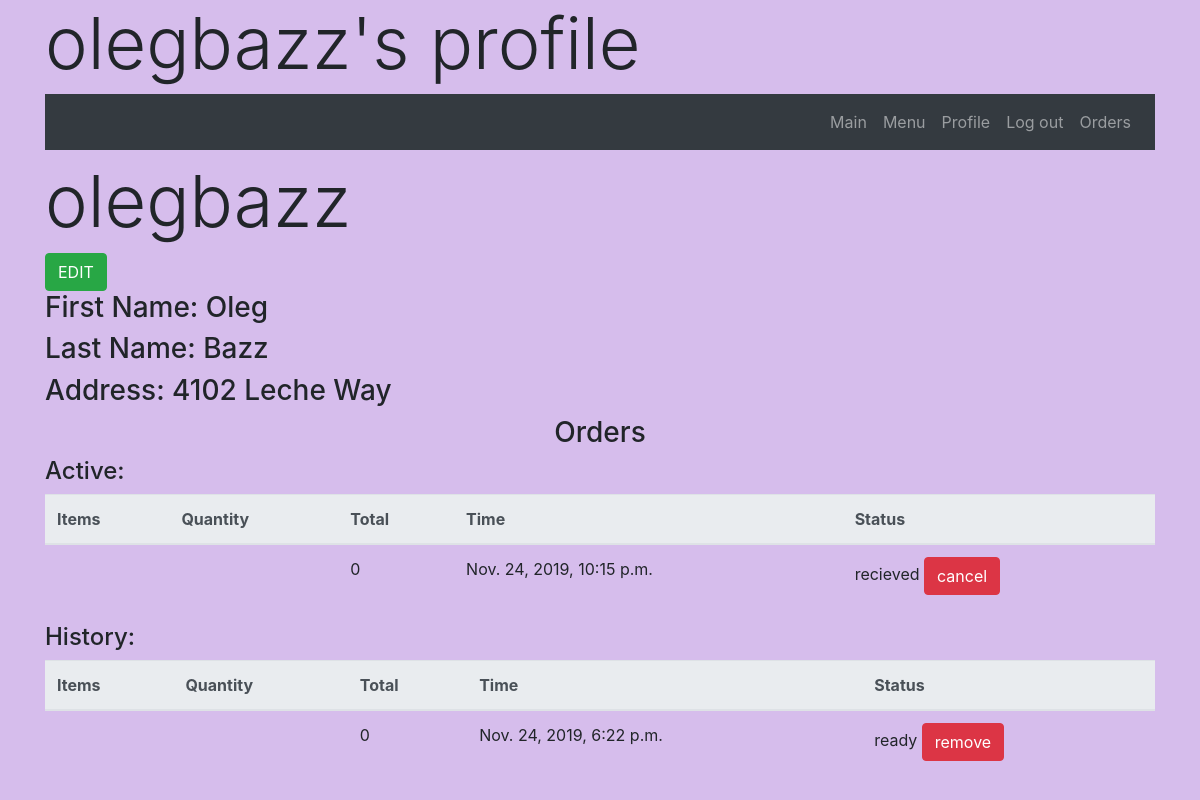
The app's page /olegbazz/ (signed in), older data.
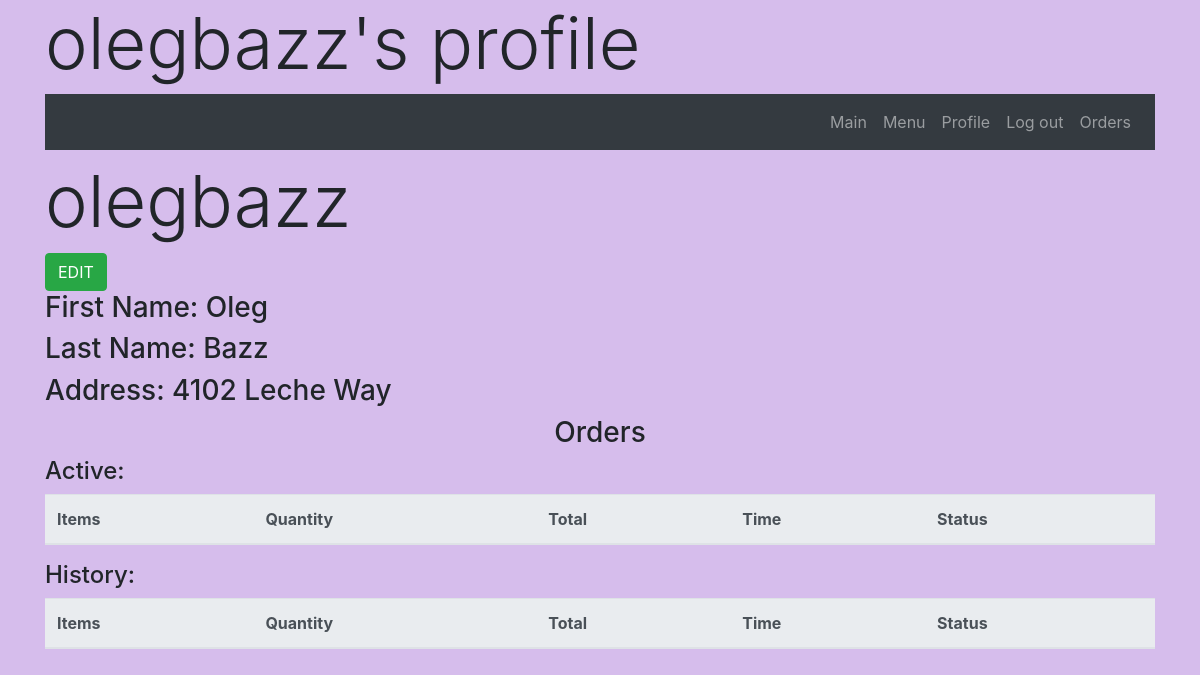
The same page, newer data.
### orders/models.py (models this page shows, shortened)
class StatusCatergory(models.Model):
    status_category = models.CharField(max_length=64)
    def __str__(self):
        return f'{self.status_category}'

class Order(models.Model):
    items = models.ManyToManyField(OrderItem, related_name='order_items')
    user = models.ForeignKey(User, on_delete=models.CASCADE, related_name='user_order', blank=False, null = False)
    status = models.ForeignKey(OrderStatus,on_delete = models.CASCADE, related_name='order_statuses', blank = False, null = False, default = 3)
    date = models.DateTimeField(auto_now_add=True, blank=True, null=True)
    date_updated = models.DateTimeField(auto_now_add=True, blank=True, null=True)
    def price(self):
        output = 0
        for item in self.items.all():
            output+= item.price()
        return round(output,2)
    class Meta:
        ordering = ['-date_updated']

class OrderStatus(models.Model):
    status_category =  models.ForeignKey(StatusCatergory, on_delete=models.CASCADE, related_name='statuses_cat', blank=True, default = 1)
    status = models.CharField(max_length=64)
    def __str__(self):
        return f"{self.status}"

### orders/views.py (the view, shortened to what this page needs)
# urls.py: path('<str:user>/', views.profile_open, name = 'profile'),
def profile_open(request, user):
    if request.method=='GET':
        if request.user.is_authenticated and str(request.user) == user:
            content={
                'user' : User.objects.get(username=user),
                'Auth' : request.user.is_authenticated,
                'active': User.objects.get(username=user).profile.orders.filter(status_id=2),
                'order_cat':StatusCatergory.objects.all()
            }
            return render(request,'orders/profile.html', content)

### orders/templates/orders/profile.html (shortened to what this page needs)
{% extends 'orders/base.html'%}
{%block h1%} <h1 class="title container display-3">{{user}}'s profile</h1> {%endblock%}
{% block body%}
    <div class="container">
        <h2 class="display-3">{{user}}</h2> <a href="edit/"><button class="btn btn-success">EDIT</button></a>
        {% if user.profile.firstname %}
        <h3>First Name: {{user.profile.firstname}}</h3>
        {%endif%}
        {%if user.profile.lastname %}
        <h3>Last Name: {{user.profile.lastname}}</h3>
        {%endif%}
        {%if user.profile.address %}
        <h3>Address: {{user.profile.address}}</h3>
        {%endif%}
            <h3 class='text-center'>Orders</h3>
            {% for status in order_cat%}
            <table class='table w-100'>
            <h4>{{status}}:</h4>
            <thead class='thead-light'>
                <tr>
                    <th>Items</th>
                    <th>Quantity</th>
                    <th>Total</th>
                    <th>Time</th>
                    <th>Status</th>
                </tr>
            </thead>
            <tbody>
                {%for order in user.profile.orders.all%}
                {% if order.status.status_category.status_category == status.status_category%}
                <tr id={{order.id}}>
                    <td>
                    </td>
                    <td>
                    </td>
                    <td>
                        <div> {{order.price}}</div>
                    </td>
                    <td>
                        <div> {{order.date}}</div>
                    </td>
                    <td>
                        <div> {{order.status}} <span class="cancel_order btn btn-danger">{%if status.status_category != 'History' %} cancel {%else%} remove {%endif%}</span></div>
                    </td>
                </tr>
                {% endif%}
                {%endfor%}
            </tbody>
        </table>
        {%endfor%}
    </div>
{%endblock%}

Row changes from the older to the newer data that the page shows:
removed Order: price "0", date "Nov. 24, 2019, 10:15 p.m.", status "recieved", shows "cancel", shown under StatusCatergory "Active"
removed Order: price "0", date "Nov. 24, 2019, 6:22 p.m.", status "ready", shows "remove", shown under StatusCatergory "History"
